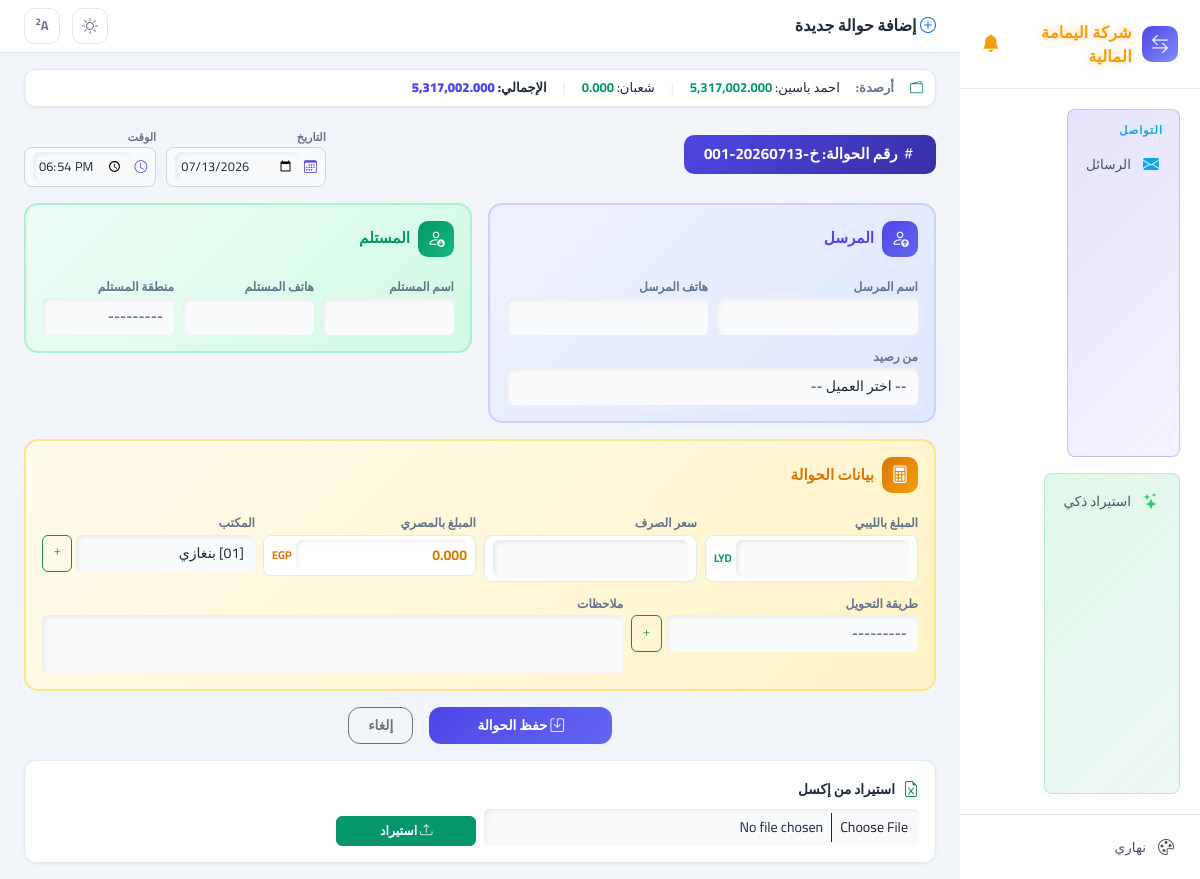
The page /transactions/add/ on the database as committed earlier.
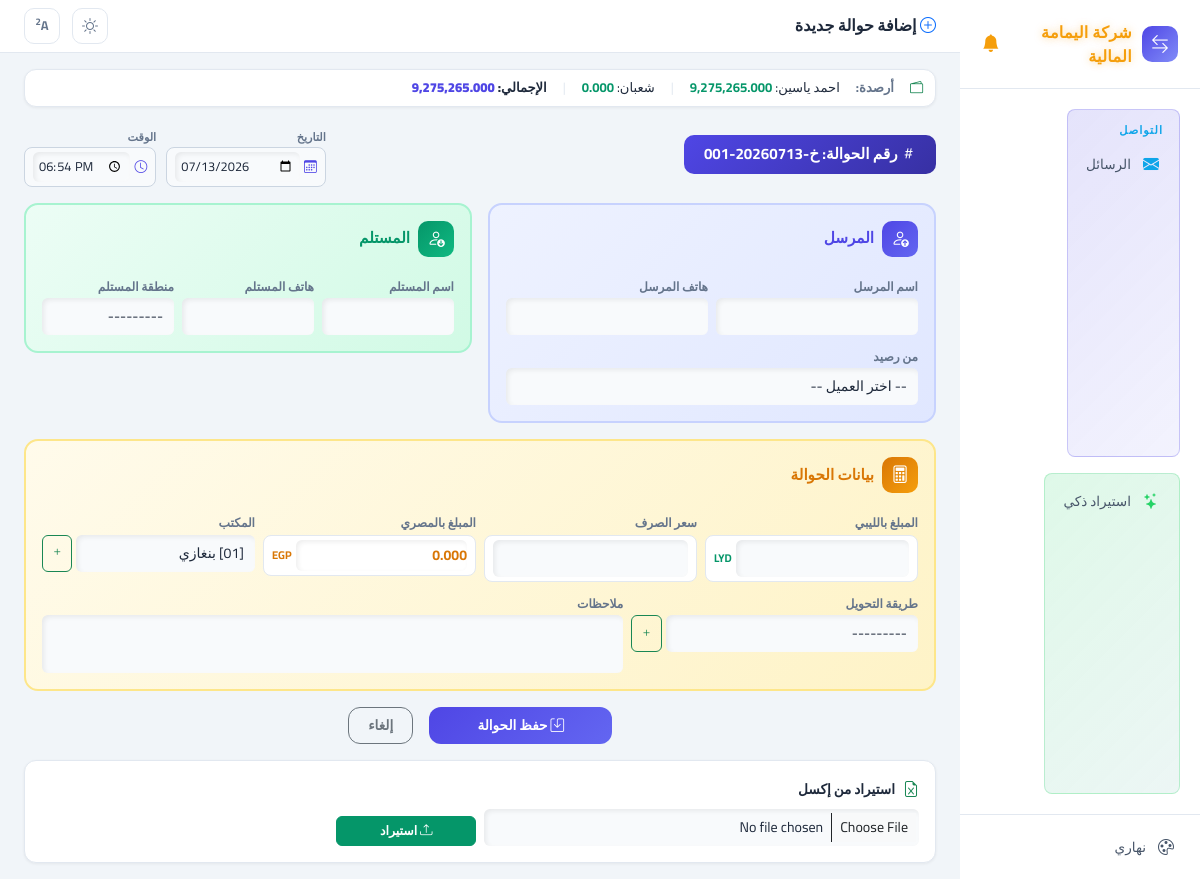
The same page on the database as committed later.
### access_app/models.py (models this page shows, shortened)
class ClientBalance(models.Model):
    name = models.CharField(max_length=200, verbose_name="الاسم")
    phone = models.CharField(max_length=20, verbose_name="رقم الهاتف", blank=True, null=True)
    egp_balance = models.FloatField(verbose_name="الرصيد المصري", default=0)
    lyd_balance = models.FloatField(verbose_name="الرصيد الليبي", default=0)
    last_updated = models.DateTimeField(verbose_name="آخر تحديث", auto_now=True)
    class Meta:
        verbose_name = "رصيد عميل"
        verbose_name_plural = "أرصدة العملاء"

### access_app/views.py (the view, shortened to what this page needs)
# urls.py: path('transactions/add/', views.add_transaction, name='add_transaction'),
def add_transaction(request):
    now_str = datetime.now().strftime("%Y-%m-%d")
    time_str = datetime.now().strftime("%H:%M")
    next_num = _next_order_number()
    form = DatabaseForm(initial={"order_number": next_num, "office_name": 1, "date": now_str, "time": time_str})
    clients, total_egp = _get_clients_with_remaining()
    offices = OfficeName.objects.all()
    return render(request, "form.html", {
        "title": "إضافة حوالة جديدة",
        "form": form,
        "submit_label": "حفظ الحوالة",
        "clients": clients,
        "total_egp": total_egp,
        "offices": offices,
    })

### access_app/templates/form.html (shortened to what this page needs)
{% extends "base.html" %}
{% load app_tags %}
{% block page_title %}<i class="bi bi-plus-circle text-primary"></i> {{ title }}{% endblock %}
{% block content %}
{% if clients %}
<div class="stat-card p-2 mb-3" style="padding:8px 12px !important;">
    <div class="d-flex align-items-center gap-3 flex-wrap" style="font-size:0.82rem;">
        <i class="bi bi-wallet2 text-success"></i>
        <span style="font-weight:700;color:var(--text-muted);">أرصدة:</span>
        {% for c in clients %}
        <span style="white-space:nowrap;">{{ c.name }}: <strong style="color:{% if c.remaining_egp < 0 %}var(--danger){% else %}var(--success){% endif %};">{{ c.remaining_egp|fmt }}</strong></span>
        {% if not forloop.last %}<span style="color:var(--card-border);">|</span>{% endif %}
        {% endfor %}
        <span style="color:var(--card-border);">|</span>
        <span style="white-space:nowrap;font-weight:800;">الإجمالي: <strong style="color:var(--primary);">{{ total_egp|fmt }}</strong></span>
    </div>
</div>
{% endif %}
<form method="POST">
    <div class="d-flex align-items-center justify-content-between mb-3">
        <div style="background:linear-gradient(135deg,var(--primary),var(--primary-dark));color:#fff;padding:8px 20px;border-radius:10px;font-weight:700;font-size:0.95rem;">
            <i class="bi bi-hash"></i> رقم الحوالة: {{ form.order_number.value }}
        </div>
        <div style="display:flex;gap:10px;">
            <div class="order-box">
                <label style="font-size:0.7rem;color:var(--text-muted);font-weight:600;">التاريخ</label>
                <div style="display:flex;align-items:center;gap:4px;background:var(--input-bg);border:1px solid var(--input-border);border-radius:8px;padding:4px 8px;">
                    <i class="bi bi-calendar3" style="color:var(--primary);font-size:0.8rem;"></i>
                    {{ form.date }}
                </div>
            </div>
            <div class="order-box">
                <label style="font-size:0.7rem;color:var(--text-muted);font-weight:600;">الوقت</label>
                <div style="display:flex;align-items:center;gap:4px;background:var(--input-bg);border:1px solid var(--input-border);border-radius:8px;padding:4px 8px;">
                    <i class="bi bi-clock" style="color:var(--primary);font-size:0.8rem;"></i>
                    {{ form.time }}
                </div>
            </div>
        </div>
    </div>
    <div class="row g-3 mb-3">
        <div class="col-md-6">
            <div class="sender-box p-3">
                <div class="d-flex align-items-center gap-2 mb-3">
                    <div style="background:linear-gradient(135deg,#4f46e5,#6366f1);color:#fff;width:36px;height:36px;border-radius:10px;display:flex;align-items:center;justify-content:center;font-size:1.1rem;">
                        <i class="bi bi-person-up"></i>
                    </div>
                    <span style="font-weight:700;font-size:0.95rem;color:#4f46e5;">المرسل</span>
                </div>
                <div class="row g-2">
                    <div class="col-md-6">
                        <label class="form-label">اسم المرسل</label>
                        {{ form.sender_name }}
                    </div>
                    <div class="col-md-6">
                        <label class="form-label">هاتف المرسل</label>
                        {{ form.sender_tele }}
                    </div>
                    <div class="col-12">
                        <label class="form-label">من رصيد</label>
                        <select name="from_source" class="form-select form-select-sm" id="id_from_source">
                            <option value="">-- اختر العميل --</option>
                        </select>
                    </div>
                </div>
            </div>
        </div>
        <div class="col-md-6">
            <div class="receiver-box p-3">
                <div class="d-flex align-items-center gap-2 mb-3">
                    <div style="background:linear-gradient(135deg,#059669,#10b981);color:#fff;width:36px;height:36px;border-radius:10px;display:flex;align-items:center;justify-content:center;font-size:1.1rem;">
                        <i class="bi bi-person-down"></i>
                    </div>
                    <span style="font-weight:700;font-size:0.95rem;color:#059669;">المستلم</span>
                </div>
                <div class="row g-2">
                    <div class="col-md-4">
                        <label class="form-label">اسم المستلم</label>
                        {{ form.receiver_name }}
                    </div>
                    <div class="col-md-4">
                        <label class="form-label">هاتف المستلم</label>
                        {{ form.receiver_tele }}
                    </div>
                    <div class="col-md-4">
                        <label class="form-label">منطقة المستلم</label>
                        {{ form.receiver_region }}
                    </div>
                </div>
            </div>
        </div>
    </div>
    <div class="calc-box p-3 mb-3">
        <div class="d-flex align-items-center gap-2 mb-3">
            <div style="background:linear-gradient(135deg,#d97706,#f59e0b);color:#fff;width:36px;height:36px;border-radius:10px;display:flex;align-items:center;justify-content:center;font-size:1.1rem;">
                <i class="bi bi-calculator"></i>
            </div>
            <span style="font-weight:700;font-size:0.95rem;color:#d97706;">بيانات الحوالة</span>
        </div>
        <div class="row g-2">
            <div class="col-md-3">
                <label class="form-label">المبلغ بالليبي</label>
                <div style="display:flex;align-items:center;gap:4px;background:#fff;border:1px solid #e2e8f0;border-radius:8px;padding:4px 8px;">
                    {{ form.transfer_amount }}
                    <span style="font-size:0.7rem;color:#059669;font-weight:700;white-space:nowrap;">LYD</span>
                </div>
            </div>
            <div class="col-md-3">
                <label class="form-label">سعر الصرف</label>
                <div style="display:flex;align-items:center;gap:4px;background:#fff;border:1px solid #e2e8f0;border-radius:8px;padding:4px 8px;">
                    {{ form.exchange_rate }}
                </div>
            </div>
            <div class="col-md-3">
                <label class="form-label">المبلغ بالمصري</label>
                <div style="display:flex;align-items:center;gap:4px;background:#fff;border:1px solid #e2e8f0;border-radius:8px;padding:4px 8px;">
                    <input type="text" id="id_transfered_amount_display" class="form-control form-control-sm" readonly style="background:transparent;border:none;font-weight:700;color:#d97706;padding:0;">
                    <span style="font-size:0.7rem;color:#d97706;font-weight:700;white-space:nowrap;">EGP</span>
                </div>
            </div>
            <div class="col-md-3">
                <label class="form-label">المكتب</label>
                <div style="display:flex;gap:4px;">
                    <select name="office_name" class="form-select form-select-sm" id="id_office_name">
                        {% for o in offices %}
                        <option value="{{ o.id }}" {% if form.office_name.value|stringformat:"s" == o.id|stringformat:"s" %}selected{% endif %}>[{{ o.code }}] {{ o.office_name }}</option>
                        {% endfor %}
                    </select>
                    <button type="button" class="btn btn-outline-success btn-sm" onclick="addOffice()" style="padding:2px 8px;"><i class="bi bi-plus"></i></button>
                </div>
            </div>
            <div class="col-md-4">
                <label class="form-label">طريقة التحويل</label>
                <div style="display:flex;gap:4px;">
                    {{ form.transfer_type }}
                    <button type="button" class="btn btn-outline-success btn-sm" onclick="addTransferType()" style="padding:2px 8px;"><i class="bi bi-plus"></i></button>
                </div>
            </div>
            <div class="col-md-8">
                <label class="form-label">ملاحظات</label>
                {{ form.remarks }}
            </div>
        </div>
    </div>
    <div class="d-flex justify-content-center gap-3">
        <button type="submit" class="btn btn-primary btn-lg px-5" style="border-radius:12px;background:linear-gradient(135deg,#4f46e5,#6366f1);border:none;font-weight:700;" onclick="return confirm('هل أنت متأكد من إتمام عملية التحويل؟')">
            <i class="bi bi-save"></i> {{ submit_label }}
        </button>
        <a href="{% url 'transactions' %}" class="btn btn-outline-secondary btn-lg" style="border-radius:12px;">إلغاء</a>
    </div>
</form>
<div class="stat-card mt-3 p-3">
    <div class="d-flex align-items-center gap-2 mb-2">
        <i class="bi bi-file-earmark-excel text-success"></i>
        <span style="font-weight:700;font-size:0.85rem;">استيراد من إكسل</span>
    </div>
    <form method="POST" enctype="multipart/form-data">
        <div class="row g-2 align-items-end">
            <div class="col-md-6">
                <input type="file" name="excel_file" class="form-control form-control-sm" accept=".xlsx,.xls" required>
            </div>
            <div class="col-md-2">
                <button type="submit" class="btn btn-success btn-sm w-100"><i class="bi bi-upload"></i> استيراد</button>
            </div>
        </div>
    </form>
</div>
{% endblock %}

### access_app/templates/base.html (shortened to what this page needs)
<!DOCTYPE html>
<html lang="ar" dir="rtl">
<head>
    <link href="https://cdn.jsdelivr.net/npm/bootstrap@5.3.0/dist/css/bootstrap.min.css" rel="stylesheet">
    <link href="https://cdn.jsdelivr.net/npm/bootstrap-icons@1.11.0/font/bootstrap-icons.css" rel="stylesheet">
</head>
<body>
    <div class="app-layout">
        <div class="sidebar" id="sidebar">
            <div class="brand">
                <div class="logo"><i class="bi bi-arrow-left-right"></i></div>
                <span>شركة اليمامة المالية</span>
                <div style="margin-right:auto;position:relative;cursor:pointer" onclick="window.location.href='{% url 'messages_inbox' %}'" title="الرسائل">
                    <i class="bi bi-bell-fill" style="font-size:1.1rem;color:#f59e0b;animation:none" id="bellIcon"></i>
                </div>
            </div>
            <div class="nav">
                <div class="sec-box" style="margin-top:8px">
                    <div class="nav-section" style="color:#0ea5e9;padding:4px 8px 6px;">التواصل</div>
                    <a href="{% url 'messages_inbox' %}" class="nav-item" style="padding:7px 10px;{% if '/messages/' in request.path %}background:var(--sidebar-active);color:#fff;{% endif %}">
                        <i class="bi bi-envelope-fill" style="color:#0ea5e9;"></i> الرسائل
                    </a>
                </div>
                <div class="sec-box" style="margin-top:8px;background:linear-gradient(135deg,rgba(37,211,102,0.15),rgba(18,140,126,0.08));border-color:rgba(37,211,102,0.25)">
                    <a href="{% url 'smart_import' %}" class="nav-item" style="padding:7px 10px;{% if '/smart-import/' in request.path %}background:var(--sidebar-active);color:#fff;{% endif %}">
                        <i class="bi bi-stars" style="color:#25d366;"></i> استيراد ذكي
                    </a>
                </div>
            </div>
            <div class="sidebar-footer">
                <a class="nav-item" data-action="toggleTheme"><i class="bi bi-palette"></i> <span id="themeLabel">السمات</span></a>
            </div>
        </div>
        <div class="main-area">
            <div class="topbar">
                <div class="page-title">
                    <h4>{% block page_title %}{% endblock %}</h4>
                </div>
                <div class="topbar-actions">
                    <div class="btn-icon" data-action="toggleTheme" title="السمات اللونية"><i class="bi bi-palette" id="themeIcon"></i></div>
                    <div class="btn-icon" data-action="toggleFontSize" title="حجم الخط" style="font-weight:700;font-size:0.8rem;"><span id="fontIcon">A</span><sup id="fontSizeLabel" style="font-size:0.6rem;">1</sup></div>
                </div>
            </div>
            <div class="page-content">
                {% block content %}{% endblock %}
            </div>
        </div>
    </div>
</body>
</html>

Rows that differ between the two databases and show on the page:
changed ClientBalance "احمد ياسين": remaining_egp|fmt "5,317,002.000" → "9,275,265.000"
Other text that changed with them:
{{ total_egp|fmt }}: "5,317,002.000" → "9,275,265.000"
